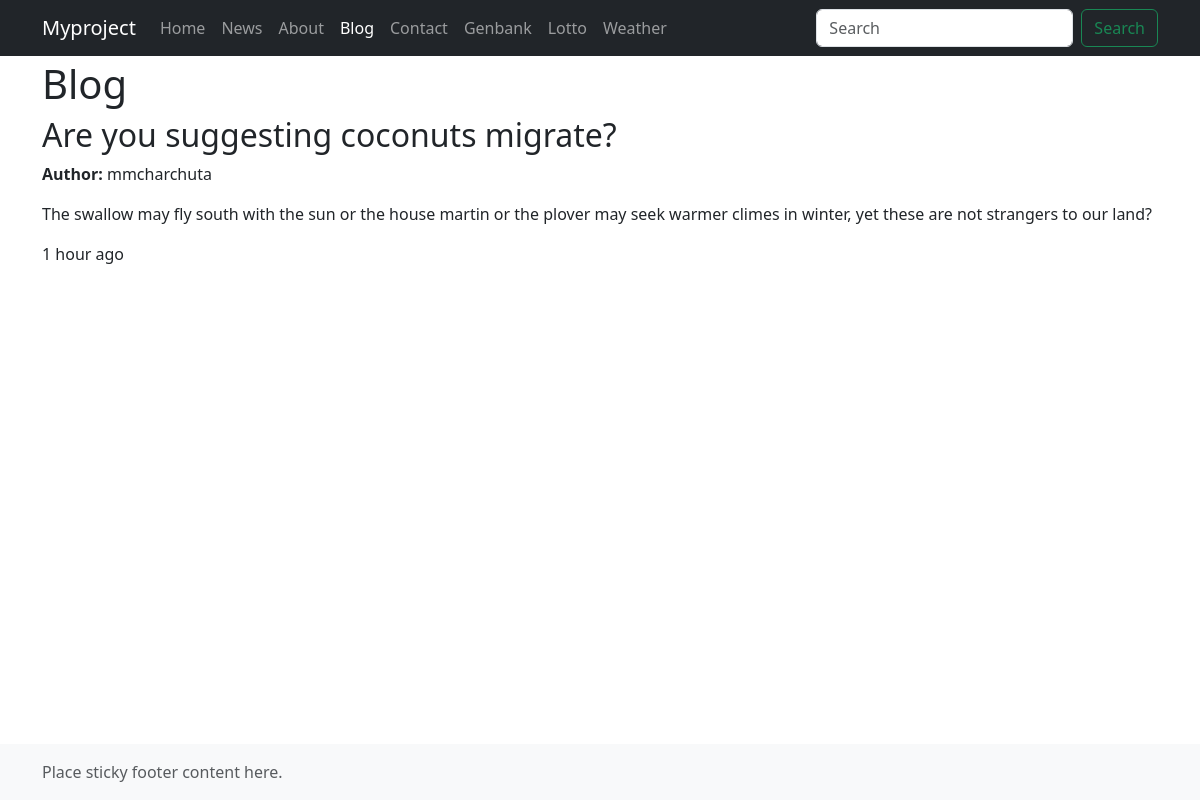
/blog/5/, run on the app's committed database.
### blog/models.py (models this page shows, shortened)
class Post(models.Model):
    category = models.ForeignKey(Category, on_delete=models.CASCADE, null=True)
    author = models.ForeignKey(Author, on_delete=models.CASCADE, null=True)  # New field for author
    title = models.CharField(max_length=140)
    body = models.TextField()
    date_create = models.DateTimeField(auto_now_add=True)
    date_update = models.DateTimeField(auto_now=True)
    date_publish = models.DateTimeField(blank=True, null=True)
    is_public = models.BooleanField(default=True)

class Author(models.Model):
    name = models.CharField(max_length=100)
    bio = models.TextField(blank=True)

### blog/views.py (the view)
# urls.py: path('<int:post_id>/', views.post_detail_view, name='post_detail_view'),
def post_detail_view(request, post_id):
    post = get_object_or_404(Post, id=post_id)
    context = {
        'object': post,
        'author': post.author,
    }
    return render(request, 'blog/post_detail.html', context)

### blog/templates/blog/post_detail.html (shortened to what this page needs)
{% extends 'myapp/base.html' %}
{% block nav-link-blog %}active{% endblock %}
{% block content %}
  <h1>Blog</h1>
    <h2>{{ object.title }}</h2>
    <p><strong>Author:</strong> {{ author.name }}</p>
    <p>{{ object.body }}</p>
    <p>{{ object.date_update|timesince }} ago</p>
{% endblock %}

### data on the page
Post: title "Are you suggesting coconuts migrate?", body "The swallow may fly south with the sun or the house martin or the plover may seek warmer climes in winter, yet these are not strangers to our land?", date_update "1 hour"
Author: name "mmcharchuta"
